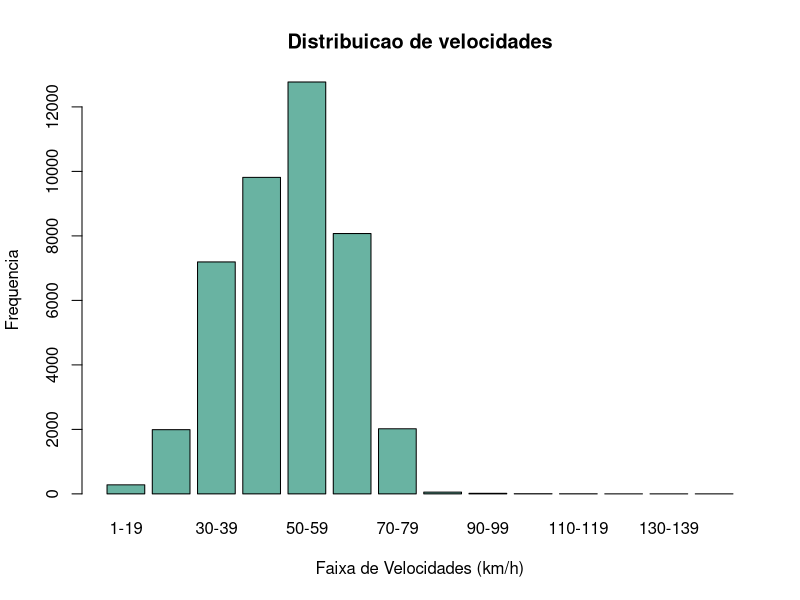

Write R code to recreate this figure.
## ---- chunk 1
knitr::opts_chunk$set(echo = TRUE)
## ---- chunk 2
# Associacao do arquivo com a tabela exercicio
tabela_exercicio <- read.csv2("Exercicio1.csv")

# criacao de uma coluna (vetor) com a media das velocidades dos intervalos
tabela_exercicio$media_velocidades <- c(19/2, (29+20)/2,(39+30)/2, (49+40)/2, (59+50)/2, (69+60)/2, (79+70)/2,(89+80)/2, (99+90)/2, (109+100)/2, (119+110)/2, (129+120)/2, (139+130)/2, (199+140)/2)

## ---- chunk 3
# contagem do numero de linhas da tabela na variavel nlinhas
nlinhas <- nrow(tabela_exercicio);
## ---- chunk 4
# criacao da coluna que representa o  somatario da frequencia vezes a media das velocidades 
tabela_exercicio$SomavFreq <- 0
for(i in 1:nlinhas){tabela_exercicio$SomavFreq[i] <- sum(tabela_exercicio$Contagem.diaria[i]*tabela_exercicio$media_velocidades[i])}

# soma de todas as frequencias, representando o numero N
N = sum(tabela_exercicio$Contagem.diaria)
## ---- chunk 5
# Calculo da media das frequencias
Media  = sum(tabela_exercicio$SomavFreq)/N
## ---- chunk 6
# Soma ao quadrado dos erros
tabela_exercicio$SS <- 0
for(i in 1:nlinhas){tabela_exercicio$SS[i] <- sum((tabela_exercicio$media_velocidades[i] - Media)^2*tabela_exercicio$Contagem.diaria[i])}
## ---- chunk 7
# variancia
variancia <- sum(tabela_exercicio$SS)/(N-1)
## ---- chunk 8
# desvio padrao
desvio_padrao <- sqrt(variancia)
## ---- chunk 9
faixas <- c("1-19","20-29","30-39","40-49","50-59","60-69","70-79","80-89","90-99","100-109","110-119","120-129","130-139","140-199")
barplot(tabela_exercicio$Contagem.diaria, main = "Distribuicao de velocidades",xlab = "Faixa de Velocidades (km/h)",ylab="Frequencia",col='#69b3a2',names.arg = faixas)
